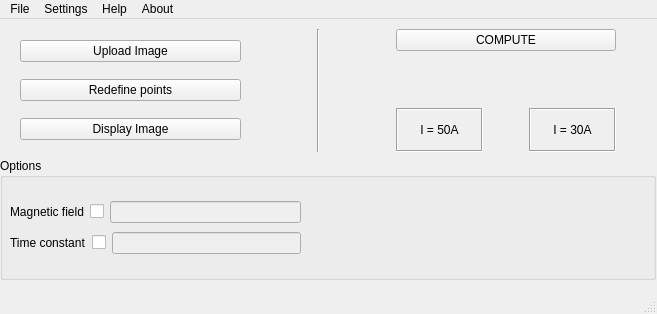
<?xml version="1.0" encoding="UTF-8"?>
<ui version="4.0">
 <class>MainWindow</class>
 <widget class="QMainWindow" name="MainWindow">
  <property name="enabled">
   <bool>true</bool>
  </property>
  <property name="geometry">
   <rect>
    <x>0</x>
    <y>0</y>
    <width>657</width>
    <height>314</height>
   </rect>
  </property>
  <property name="sizePolicy">
   <sizepolicy hsizetype="Preferred" vsizetype="Preferred">
    <horstretch>0</horstretch>
    <verstretch>0</verstretch>
   </sizepolicy>
  </property>
  <property name="minimumSize">
   <size>
    <width>657</width>
    <height>314</height>
   </size>
  </property>
  <property name="maximumSize">
   <size>
    <width>657</width>
    <height>314</height>
   </size>
  </property>
  <property name="mouseTracking">
   <bool>false</bool>
  </property>
  <property name="acceptDrops">
   <bool>true</bool>
  </property>
  <property name="windowTitle">
   <string>MainWindow</string>
  </property>
  <property name="windowIcon">
   <iconset>
    <normaloff>res/favicon.gif</normaloff>
    <normalon>res/favicon.gif</normalon>res/favicon.gif</iconset>
  </property>
  <property name="autoFillBackground">
   <bool>false</bool>
  </property>
  <property name="dockNestingEnabled">
   <bool>false</bool>
  </property>
  <property name="dockOptions">
   <set>QMainWindow::AllowTabbedDocks|QMainWindow::AnimatedDocks</set>
  </property>
  <widget class="QWidget" name="centralwidget">
   <property name="sizePolicy">
    <sizepolicy hsizetype="Preferred" vsizetype="Preferred">
     <horstretch>0</horstretch>
     <verstretch>0</verstretch>
    </sizepolicy>
   </property>
   <widget class="QWidget" name="layoutWidget">
    <property name="geometry">
     <rect>
      <x>0</x>
      <y>10</y>
      <width>656</width>
      <height>251</height>
     </rect>
    </property>
    <layout class="QVBoxLayout" name="verticalLayout_8">
     <item>
      <layout class="QHBoxLayout" name="horizontalLayout_6">
       <item>
        <spacer name="horizontalSpacer_3">
         <property name="orientation">
          <enum>Qt::Horizontal</enum>
         </property>
         <property name="sizeType">
          <enum>QSizePolicy::Fixed</enum>
         </property>
         <property name="sizeHint" stdset="0">
          <size>
           <width>20</width>
           <height>20</height>
          </size>
         </property>
        </spacer>
       </item>
       <item>
        <layout class="QVBoxLayout" name="verticalLayout_4">
         <item>
          <widget class="QPushButton" name="pushButton">
           <property name="text">
            <string>Upload Image</string>
           </property>
          </widget>
         </item>
         <item>
          <widget class="QPushButton" name="pushButton_2">
           <property name="text">
            <string>Redefine points</string>
           </property>
          </widget>
         </item>
         <item>
          <widget class="QPushButton" name="pushButton_3">
           <property name="text">
            <string>Display Image</string>
           </property>
          </widget>
         </item>
        </layout>
       </item>
       <item>
        <spacer name="horizontalSpacer_5">
         <property name="orientation">
          <enum>Qt::Horizontal</enum>
         </property>
         <property name="sizeType">
          <enum>QSizePolicy::Fixed</enum>
         </property>
         <property name="sizeHint" stdset="0">
          <size>
           <width>70</width>
           <height>20</height>
          </size>
         </property>
        </spacer>
       </item>
       <item>
        <widget class="Line" name="line">
         <property name="orientation">
          <enum>Qt::Vertical</enum>
         </property>
        </widget>
       </item>
       <item>
        <spacer name="horizontalSpacer_2">
         <property name="orientation">
          <enum>Qt::Horizontal</enum>
         </property>
         <property name="sizeType">
          <enum>QSizePolicy::Fixed</enum>
         </property>
         <property name="sizeHint" stdset="0">
          <size>
           <width>70</width>
           <height>20</height>
          </size>
         </property>
        </spacer>
       </item>
       <item>
        <layout class="QVBoxLayout" name="verticalLayout_7">
         <item>
          <widget class="QPushButton" name="pushButton_4">
           <property name="text">
            <string>COMPUTE</string>
           </property>
          </widget>
         </item>
         <item>
          <layout class="QHBoxLayout" name="horizontalLayout_5">
           <item>
            <layout class="QVBoxLayout" name="verticalLayout_5">
             <item>
              <widget class="QLabel" name="label_4">
               <property name="text">
                <string/>
               </property>
               <property name="pixmap">
                <pixmap>res/magnet_left.png</pixmap>
               </property>
               <property name="alignment">
                <set>Qt::AlignCenter</set>
               </property>
              </widget>
             </item>
             <item>
              <widget class="QLabel" name="label_5">
               <property name="frameShape">
                <enum>QFrame::Box</enum>
               </property>
               <property name="frameShadow">
                <enum>QFrame::Sunken</enum>
               </property>
               <property name="text">
                <string>I = 50A</string>
               </property>
               <property name="alignment">
                <set>Qt::AlignCenter</set>
               </property>
               <property name="margin">
                <number>0</number>
               </property>
              </widget>
             </item>
            </layout>
           </item>
           <item>
            <spacer name="horizontalSpacer">
             <property name="orientation">
              <enum>Qt::Horizontal</enum>
             </property>
             <property name="sizeType">
              <enum>QSizePolicy::Minimum</enum>
             </property>
             <property name="sizeHint" stdset="0">
              <size>
               <width>40</width>
               <height>20</height>
              </size>
             </property>
            </spacer>
           </item>
           <item>
            <layout class="QVBoxLayout" name="verticalLayout_6">
             <item>
              <widget class="QLabel" name="label_3">
               <property name="text">
                <string/>
               </property>
               <property name="pixmap">
                <pixmap>res/magnet_right.png</pixmap>
               </property>
               <property name="alignment">
                <set>Qt::AlignCenter</set>
               </property>
              </widget>
             </item>
             <item>
              <widget class="QLabel" name="label_6">
               <property name="frameShape">
                <enum>QFrame::Box</enum>
               </property>
               <property name="frameShadow">
                <enum>QFrame::Sunken</enum>
               </property>
               <property name="text">
                <string>I = 30A</string>
               </property>
               <property name="alignment">
                <set>Qt::AlignCenter</set>
               </property>
              </widget>
             </item>
            </layout>
           </item>
          </layout>
         </item>
        </layout>
       </item>
       <item>
        <spacer name="horizontalSpacer_4">
         <property name="orientation">
          <enum>Qt::Horizontal</enum>
         </property>
         <property name="sizeType">
          <enum>QSizePolicy::Fixed</enum>
         </property>
         <property name="sizeHint" stdset="0">
          <size>
           <width>40</width>
           <height>20</height>
          </size>
         </property>
        </spacer>
       </item>
      </layout>
     </item>
     <item>
      <layout class="QVBoxLayout" name="verticalLayout_2">
       <item>
        <widget class="QGroupBox" name="groupBox">
         <property name="enabled">
          <bool>true</bool>
         </property>
         <property name="sizePolicy">
          <sizepolicy hsizetype="Preferred" vsizetype="Preferred">
           <horstretch>0</horstretch>
           <verstretch>0</verstretch>
          </sizepolicy>
         </property>
         <property name="maximumSize">
          <size>
           <width>16777215</width>
           <height>16777215</height>
          </size>
         </property>
         <property name="title">
          <string>Options</string>
         </property>
         <property name="flat">
          <bool>false</bool>
         </property>
         <property name="checkable">
          <bool>false</bool>
         </property>
         <widget class="QWidget" name="layoutWidget">
          <property name="geometry">
           <rect>
            <x>10</x>
            <y>40</y>
            <width>291</width>
            <height>61</height>
           </rect>
          </property>
          <layout class="QVBoxLayout" name="verticalLayout_3">
           <item>
            <layout class="QHBoxLayout" name="horizontalLayout_3">
             <item>
              <widget class="QLabel" name="label">
               <property name="text">
                <string>Magnetic field</string>
               </property>
              </widget>
             </item>
             <item>
              <widget class="QCheckBox" name="checkBox">
               <property name="text">
                <string/>
               </property>
              </widget>
             </item>
             <item>
              <widget class="QLineEdit" name="lineEdit">
               <property name="enabled">
                <bool>false</bool>
               </property>
              </widget>
             </item>
            </layout>
           </item>
           <item>
            <layout class="QHBoxLayout" name="horizontalLayout_4">
             <item>
              <widget class="QLabel" name="label_2">
               <property name="text">
                <string>Time constant</string>
               </property>
              </widget>
             </item>
             <item>
              <widget class="QCheckBox" name="checkBox_2">
               <property name="text">
                <string/>
               </property>
              </widget>
             </item>
             <item>
              <widget class="QLineEdit" name="lineEdit_2">
               <property name="enabled">
                <bool>false</bool>
               </property>
              </widget>
             </item>
            </layout>
           </item>
          </layout>
         </widget>
         <widget class="QLabel" name="label_7">
          <property name="geometry">
           <rect>
            <x>430</x>
            <y>40</y>
            <width>211</width>
            <height>51</height>
           </rect>
          </property>
          <property name="text">
           <string/>
          </property>
          <property name="pixmap">
           <pixmap>res/logo_huji.png</pixmap>
          </property>
          <property name="scaledContents">
           <bool>true</bool>
          </property>
         </widget>
        </widget>
       </item>
      </layout>
     </item>
    </layout>
   </widget>
  </widget>
  <widget class="QMenuBar" name="menubar">
   <property name="geometry">
    <rect>
     <x>0</x>
     <y>0</y>
     <width>657</width>
     <height>26</height>
    </rect>
   </property>
   <widget class="QMenu" name="menuFile">
    <property name="title">
     <string>File</string>
    </property>
    <addaction name="separator"/>
    <addaction name="actionNew"/>
    <addaction name="actionOpen"/>
    <addaction name="actionQuit"/>
   </widget>
   <widget class="QMenu" name="menuSettings">
    <property name="title">
     <string>Settings</string>
    </property>
   </widget>
   <widget class="QMenu" name="menuHelp">
    <property name="title">
     <string>Help</string>
    </property>
   </widget>
   <widget class="QMenu" name="menuAbout">
    <property name="title">
     <string>About</string>
    </property>
   </widget>
   <addaction name="menuFile"/>
   <addaction name="menuSettings"/>
   <addaction name="menuHelp"/>
   <addaction name="menuAbout"/>
  </widget>
  <widget class="QStatusBar" name="statusbar"/>
  <action name="actionNew">
   <property name="text">
    <string>New</string>
   </property>
  </action>
  <action name="actionOpen">
   <property name="text">
    <string>Open</string>
   </property>
  </action>
  <action name="actionQuit">
   <property name="text">
    <string>Quit</string>
   </property>
  </action>
 </widget>
 <resources/>
 <connections>
  <connection>
   <sender>checkBox</sender>
   <signal>toggled(bool)</signal>
   <receiver>lineEdit</receiver>
   <slot>setEnabled(bool)</slot>
   <hints>
    <hint type="sourcelabel">
     <x>115</x>
     <y>240</y>
    </hint>
    <hint type="destinationlabel">
     <x>300</x>
     <y>244</y>
    </hint>
   </hints>
  </connection>
  <connection>
   <sender>checkBox_2</sender>
   <signal>toggled(bool)</signal>
   <receiver>lineEdit_2</receiver>
   <slot>setEnabled(bool)</slot>
   <hints>
    <hint type="sourcelabel">
     <x>117</x>
     <y>273</y>
    </hint>
    <hint type="destinationlabel">
     <x>300</x>
     <y>277</y>
    </hint>
   </hints>
  </connection>
  <connection>
   <sender>pushButton</sender>
   <signal>clicked()</signal>
   <receiver>label_5</receiver>
   <slot>clear()</slot>
   <hints>
    <hint type="sourcelabel">
     <x>186</x>
     <y>57</y>
    </hint>
    <hint type="destinationlabel">
     <x>439</x>
     <y>158</y>
    </hint>
   </hints>
  </connection>
 </connections>
</ui>
